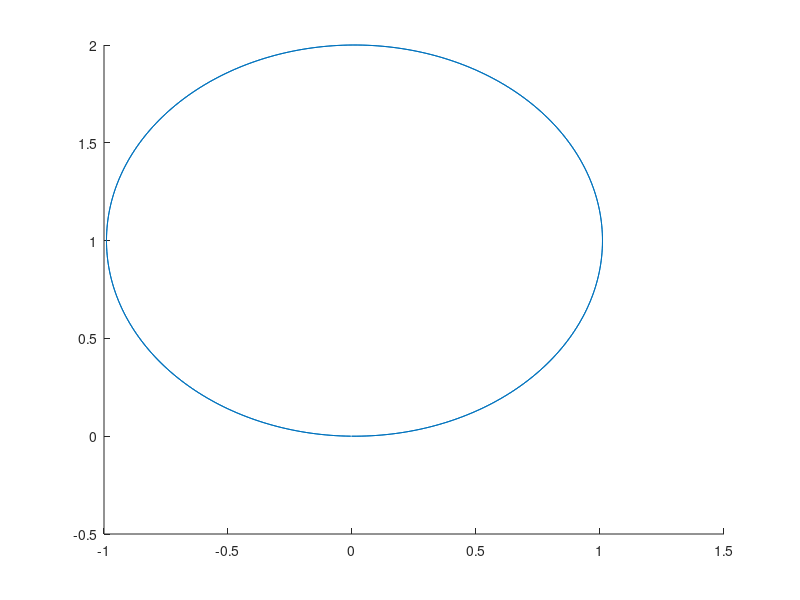

Source code (MATLAB): (Note: this script raises an error after producing the figure.)
%%%%%%%%%%%%%%%%%%%%%%%%%%%%%%%%%%%%%%%%%%%%%%%%%%%%%%%%%%%%%%%%%%%%%%%%%%%
%%% mobile robot control on a reference path 
%%% Victor Hugo, 
%%%%%%%%%%%%%%%%%%%%%%%%%%%%%%%%%%%%%%%%%%%%%%%%%%%%%%%%%%%%%%%%%%%%%%%%%%%

clear all
close all
clc
%%
format long g     

% %%%%%%%%%%%%%%%%%%%%%%%%%%%%%%%%%%%%%%%%%%%%%%%%%%%%%%%%%%%%%%%%%%%%%%%%%%%
%            Inicializacao de Variveis
%%%%%%%%%%%%%%%%%%%%%%%%%%%%%%%%%%%%%%%%%%%%%%%%%%%%%%%%%%%%%%%%%%%%%%%%%%%
Ts = 0.1;          % sampling time
Tsim = (2*pi*1)/Ts;   %90      % tempo de simula��o
h = 0.1;           % integrating time
D = 0.4;

xr = [0; 0; 0];  % x,y,theta referenciais para in�cio de trajet�ria. 
Xr = xr;         %Euler

% The next loop difines the reference
%%%%%%%%%%%%%%%%%%%%%%%%%%%%%%%%%%%%%%%%%%%%%%%%%%%%%%%%%%%%%%%%%%%%%%%%%%%
%           Geracao da trajetoria
%%%%%%%%%%%%%%%%%%%%%%%%%%%%%%%%%%%%%%%%%%%%%%%%%%%%%%%%%%%%%%%%%%%%%%%%%%%

for k = 1:round(Tsim/h)  % 1 a tempo de simula��o/ tempo de integra��o   
    vr(k) = 0.2;
    wr(k) = 0.2;
    Xr = [Xr xr+h*([vr(k)*cos(xr(3));vr(k)*sin(xr(3));wr(k)])];  %Euler
    xr = Xr(:,k+1);
end
Ur = [vr;wr];
hold on
plot(Xr(1,:),Xr(2,:),'')

%%
%%%%%%%%%%%%%%%%%%%%%%%%%%%%%%%%%%%%%%%%%%%%%%%%%%%%%%%%%%%%%%%%%%%%%%%%%%%
%           Coeficientes do controlador 
%%%%%%%%%%%%%%%%%%%%%%%%%%%%%%%%%%%%%%%%%%%%%%%%%%%%%%%%%%%%%%%%%%%%%%%%%%%

pvar e1 e2 e3 e4 e5 vr wr
e_n=[e1;e2;e3;e4;e5];
Ur = [0.3 -0.15];
%f = [Ur(1)*(e5+1); Ur(1)*e4; Ur(2); Ur(2)*(e5+1); -Ur(2)*e4];
f = [vr*(e5+1); vr*e4; wr; wr*(e5+1); -wr*e4];
g = [-1 e2; 0 -e1; 0 -1; 0 -e5-1; 0 e4];

n = size(f,2);
m = size(g,2);

% V inicial 
V = e_n'*e_n;
i = 0;
i_max = 20;
while i<i_max
    % solving with SOSTOOLS (V fixed)
    prog = sosprogram([e_n;vr;wr]);
    [prog,kx1] = sospolyvar(prog,[monomials(e_n,1:2)],'wscoeff');
    [prog,kx2] = sospolyvar(prog,[monomials([e2;e3;e4],1:2)],'wscoeff');
    kx=[kx1;kx2];
    [prog,T] = sospolyvar(prog,[monomials(e_n,1:4)],'wscoeff');
    [prog,s1] = sospolyvar(prog, [monomials(e_n,1:4)],'wscoeff');
    g1 = e4^2+e5^2-1;
    % SOS constraints
    gradV = [diff(V,e1) diff(V,e2) diff(V,e3) diff(V,e4) diff(V,e5)];
    dV = -gradV*(f+g*kx)-T-s1*g1;
    prog = sosineq(prog,dV);
    prog = sosineq(prog,-vr+1);
    prog = sosineq(prog,vr+1);
    prog = sosineq(prog,-wr+1);
    prog = sosineq(prog,wr+1);
    % first solution (k and lambda)
    sol = sossolve(prog);
    kx = sosgetsol(sol,kx);
    % solving with SOSTOOLS (k fixed)
    prog = sosprogram(e_n);
    [prog,V] = sospolyvar(prog,[monomials(e_n,1:4)],'wscoeff');
    [prog,s1] = sospolyvar(prog, [monomials(e_n,1:4)], 'wscoeff');
    [prog,T] = sospolyvar(prog,[monomials(e_n,1:4)],'wscoeff');
    g1 = e4^2+e5^2-1;
    % SOS constraints
    prog = sosineq(prog,V);
    gradV = [diff(V,e1) diff(V,e2) diff(V,e3) diff(V,e4) diff(V,e5)];
    dV = -gradV*(f+g*kx)-T-s1*g1;
    prog = sosineq(prog,dV);
    prog = sosineq(prog,-vr+1);
    prog = sosineq(prog,vr+1);
    prog = sosineq(prog,-wr+1);
    prog = sosineq(prog,wr+1);
    % first solution (V)
    sol = sossolve(prog);
    V = sosgetsol(sol,V);
    i = i+1
end


%%
%%%%%%%%%%%%%%%%%%%%%%%%%%%%%%%%%%%%%%%%%%%%%%%%%%%%%%%%%%%%%%%%%%%%%%%%%%%
%                   Simulacao do robo.
%%%%%%%%%%%%%%%%%%%%%%%%%%%%%%%%%%%%%%%%%%%%%%%%%%%%%%%%%%%%%%%%%%%%%%%%%%%

xo = [1.5;1;0];
x = xo;
X = x;
v = [];
w = [];
ubar = [0.2;0.2];



%[MIN,ki]=min(abs(Xr(1,:)-xo(1)));


m = 0;
d = 0.000;
r = m + d.*randn(1,round(Tsim/h));

vr = 0.2;
wr = 0.2;
k1 = 2.6;
k2 = 1;
k3 = 3;

for k = 1:(round(Tsim/h))    % 1 a tempo de simula��o/ tempo de integra��o  
    
    a = Xr(:,k)-x;
    E1 = cos(x(3))*a(1)+sin(x(3))*a(1);
    E2 = -sin(x(3))*a(1)+cos(x(3))*a(2);
    E3 = a(3);
   
    w(k) = wr+0.5*vr*(k2*(E2+k3*E3)+(1/k3)*(E3-0.17*E3^3+0.0083*E3^5-0.0002*E3^7));
    v(k) = vr*(1-0.5*E3^2+0.042*E3^4-0.0014*E3^6)-k3*E3*w(k)+k1*E1;

    %w(k) = 0.2+0.5*0.2*(3*E2+2*3*E3+0.33*(E3-0.17*E3^3+0.0083*E3^5-0.0002*E3^7));
    %v(k) = 0.2*(1-0.5*E3^2+0.042*E3^4-0.0014*E3^6)-E3*w(k)+E1;


    X = [X x+r(k)+Ts*[v(k)*cos(x(3));v(k)*sin(x(3));w(k)]];
    x = X(:,k+1);
    
    Erro(:,k) = Xr(:,k+1)- X(:,k+1);
   
end


plot(X(1,:),X(2,:),'r')
legend('rungeKutta','trajetoria do robo')
xlabel('x[m]')
ylabel('y[m]')

%%%%%%%%%%%%%%%%%%%%%%%%%%%%%%%%%%%%%%%
%      Plotagem de v e w 
%%%%%%%%%%%%%%%%%%%%%%%%%%%%%%%%%%%%%%%

figure
ne = length(Erro);
tempo = Ts*(0:ne-1);
subplot(2,1,1)
plot(tempo,v,'b')
legend('v')

hold on
subplot(2,1,2)
plot (tempo,w,'r')
legend('w')

%%%%%%%%%%%%%%%%%%%%%%%%%%%%%%%%%%%%%%%%%%%%%%%%%%%%%%%%%%%%%%%%%%%%%%%%%%%
%      Plotagem do erro x y e theta
%%%%%%%%%%%%%%%%%%%%%%%%%%%%%%%%%%%%%%%%%%%%%%%%%%%%%%%%%%%%%%%%%%%%%%%%%%%

figure
plot(tempo,Erro(1,:),tempo,Erro(2,:),tempo,Erro(3,:));
legend('x','y','theta')

 EE1 = Erro(1,:);
 EE2 = Erro(2,:);
 EE3 = Erro(3,:);
